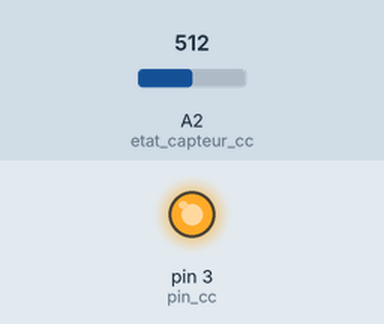
Bench run of a sketch on a simulated Arduino Uno, built with avr-gcc and run on an emulated ATmega328P. Parts: output pins drawn as LEDs (lit = HIGH). Inputs (shaded band) come from the test bench; at power-on: A2 (etat_capteur_cc) = 512.

Above: at 0.1 s.
Timing chart, 0 to 1.6 s (numbered marks = the images above):
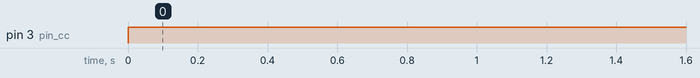

Measured:
- by itself, pin 3 (pin_cc): LOW → HIGH at 0.00 s

The sketch:

programme__capteur_compteur_cases_v1.ino
```cpp
// programme calculant le nombre de cases parcourues par le robot
// programme non fonctionnel

int nombre_cases = 1;          // declaration de la variable contenant le nombre de cases parcourues, vaut car au début le robot est sur une case
int etat_capteur_cc = A2;      // declaration de la variable contenant l'etat du capteur conteur de balle
int new_etat_capteur_cc = A2;  // declaration de la variable contenant le nouvelle etat du capteur compteur de cases
int pin_cc = 3;
int c = 0;
int d=0;

void setup()
{
  pinMode(pin_cc, OUTPUT);
}

void loop()
{
  digitalWrite(pin_cc, HIGH);
  c = analogRead(etat_capteur_cc);  // lecture de l'etat du capteur compteur de cases (valeur entre 0 et 1023)
  delay(10);
  d = analogRead(new_etat_capteur_cc);  //lecture du nouvelle etat du capteur
  if( c != d)
  {
    nombre_cases = nombre_cases + 1;  // si la case n'est pas de meme couleur on a parcouru une case on fait + 1
  }

}
```
